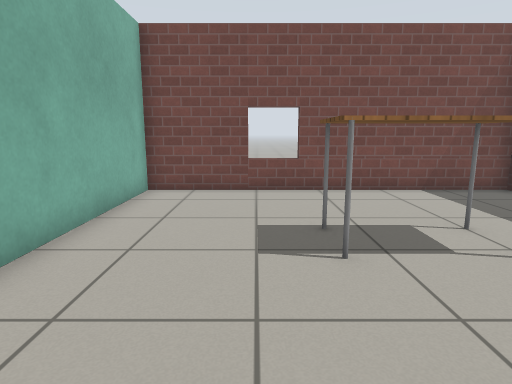
View 1 (above)

22 first-person views from a walk through a Gazebo world. The camera is 0.9 m above the floor, tilts 10° down and sees 75° across. The floor is counted in squares, 0.5 m on a side. Each view is taken from the middle of a square. On the plan, view 1 faces up. The plan holds only what a view shows up to about 17 squares ahead; the rest is blank. The place goes on beyond the plan. Gazebo's built-in surfaces are drawn with simple patterns.

View 2
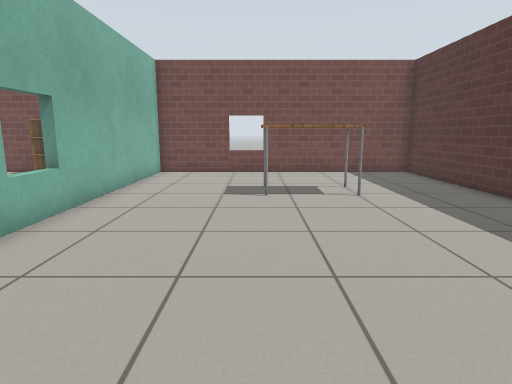

View 3
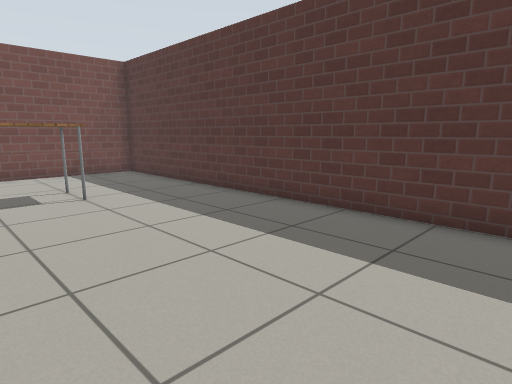

View 4
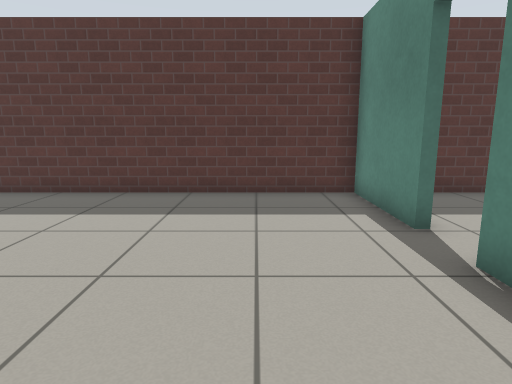

View 5
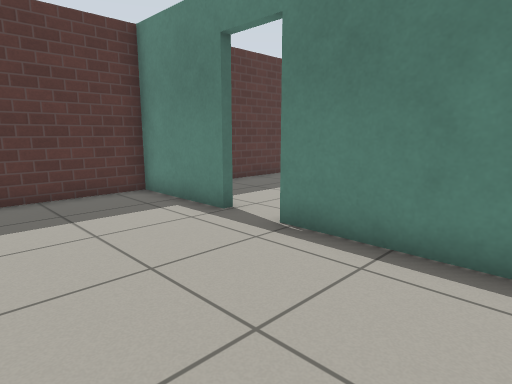

View 6
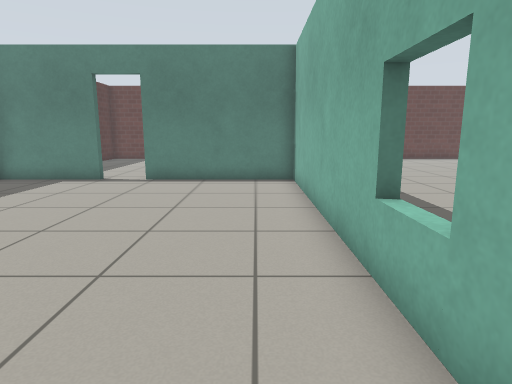

View 7
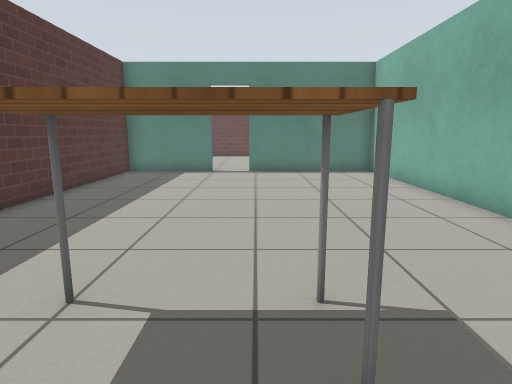

View 8
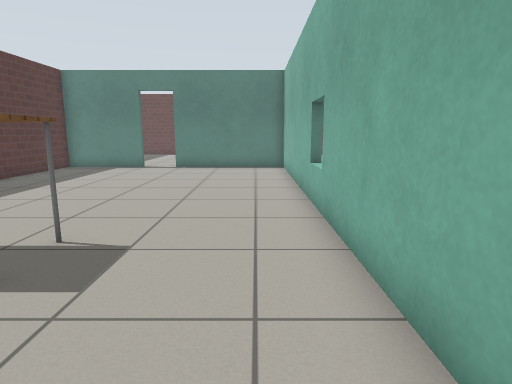

View 9
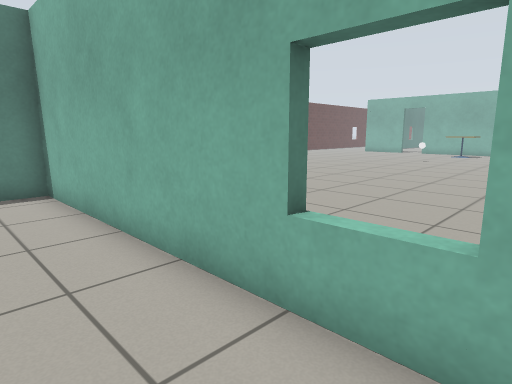

View 10
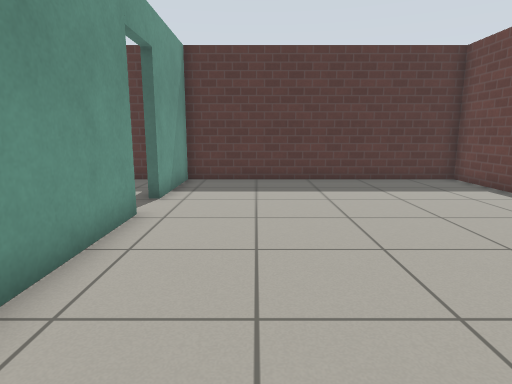

View 11
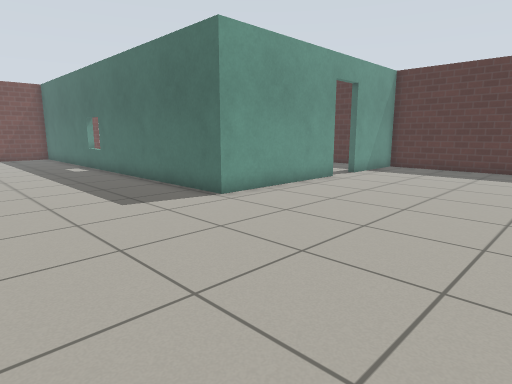

View 12
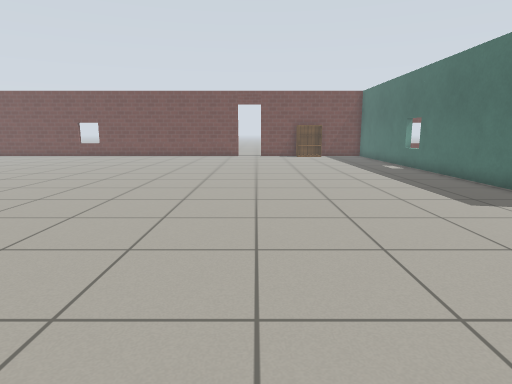

View 13
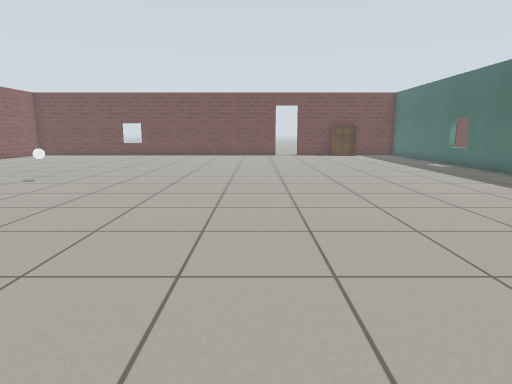

View 14
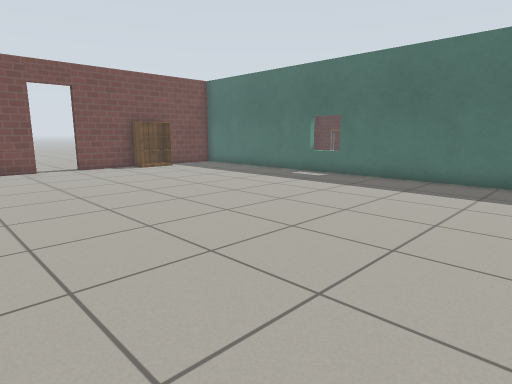

View 15
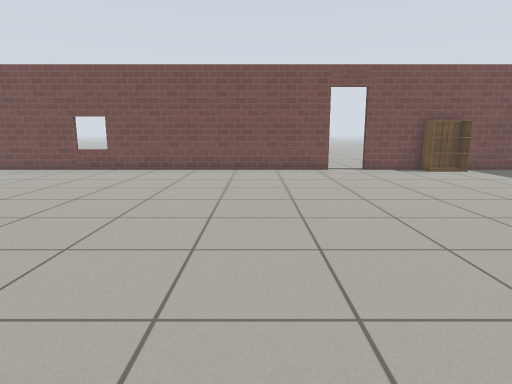

View 16
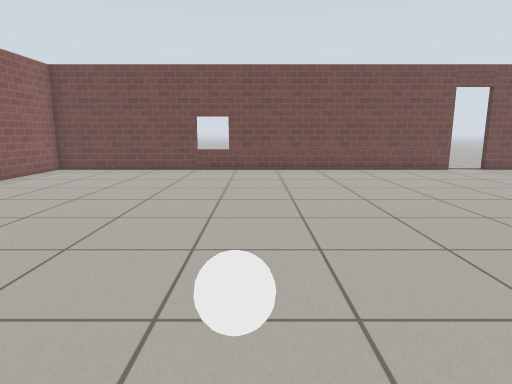

View 17
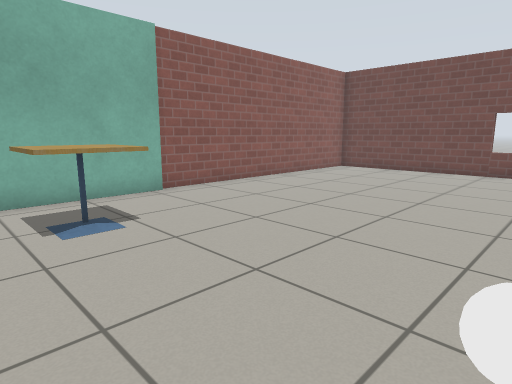

View 18
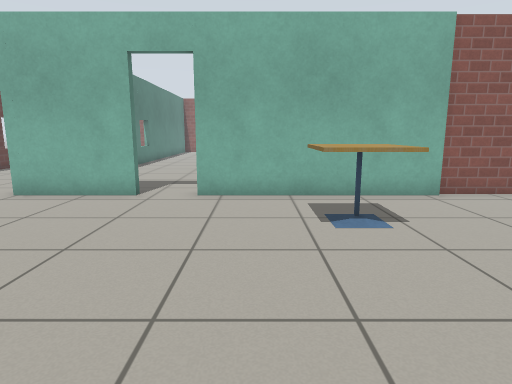

View 19
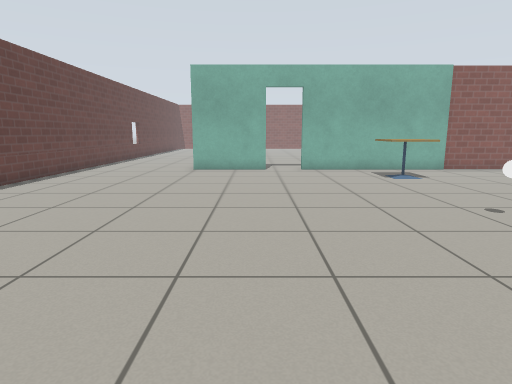

View 20
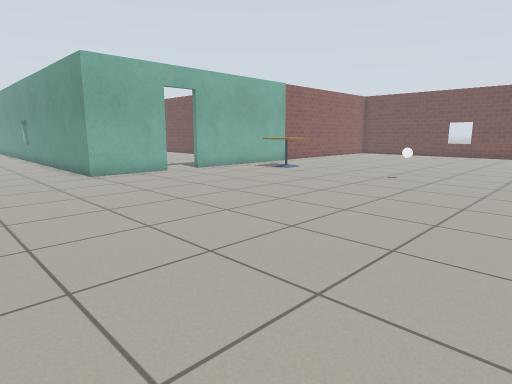

View 21
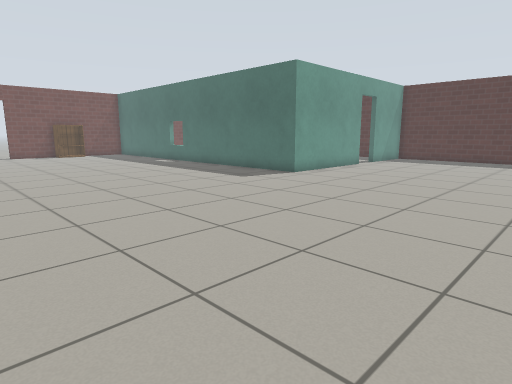

View 22
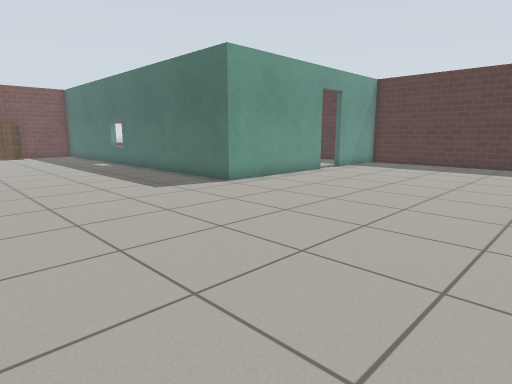

### Floor plan
Points are (right, up) in squares from view 1. A wall is a line through its corners. A room is listed if a view was taken in it or the views show most of it. See-through windows are left out.
Room 1 (views 1, 2, 3, 4, 5, 6, 7, 8, 9)
walls: (4, -8) (8.1, -8) (8.1, 10.6) (-3.5, 10.6) (-3.5, -8) (2.4, -8)
ways out: open door at (3.5, -8) to room 2
objects: table (1, 5) to (4, 6)
Room 2 (views 10, 11, 12, 13, 14, 15, 16, 17, 18, 19, 20, 21, 22)
walls: (-13.4, 10.6) (-32.8, 10.6) (-32.8, -0.5); (-32.6, -9.5) (-32.6, -13.1) (-33.5, -13.1); (-32.6, -0.5) (-32.6, -7.8); (2.4, -8.3) (-3.8, -8.3) (-3.8, 4.6); (-4.2, 10.6) (-11.6, 10.6); (8.1, -18.5) (8.1, -8.3) (4.1, -8.3)
ways out: open door at (3.5, -8) to room 1; open door at (-33, -8.5); open door at (-12.5, 11)
objects: cafe table (-31, -5) to (-29, -3); white ball (-23, -5) to (-23, -4); bookshelf (-9, 10) to (-7, 10)

Where each view was taken, in squares from view 1:
view 1: 0 up, 0 right, facing up
view 2: 5 down, 1 right, facing up
view 3: 5 down, 1 right, facing up-right
view 4: 5 down, 2 left, facing right
view 5: 3 down, 2 left, facing down-right
view 6: 5 up, 2 left, facing down
view 7: 8 up, 2 right, facing down
view 8: 10 up, 2 left, facing down
view 9: 3 up, 1 left, facing down-left
view 10: 11 down, 5 left, facing right
view 11: 16 down, 10 left, facing up-right
view 12: 16 down, 12 left, facing up
view 13: 17 down, 15 left, facing up
view 14: 7 down, 17 left, facing up-right
view 15: 6 down, 17 left, facing up
view 16: 6 down, 23 left, facing up
view 17: 6 down, 23 left, facing up-left
view 18: 6 down, 23 left, facing left
view 19: 10 down, 16 left, facing left
view 20: 18 down, 18 left, facing up-left
view 21: 18 down, 16 left, facing up-right
view 22: 18 down, 12 left, facing up-right
